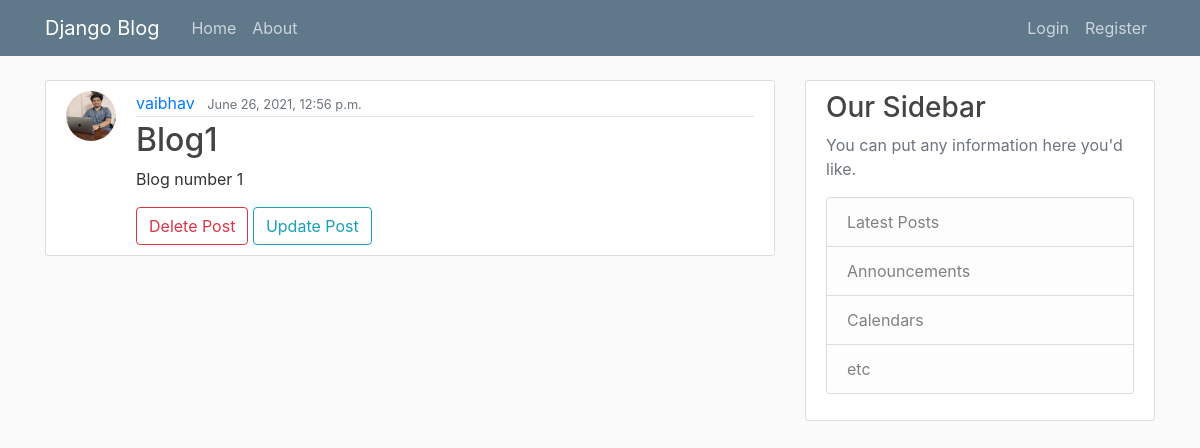
Page /blog/post/1/ on the committed database.
### blog/models.py (models this page shows, shortened)
class Post(models.Model):
    title = models.CharField(max_length=100)
    content = models.TextField()
    date_posted = models.DateTimeField(default=timezone.now)
    author = models.ForeignKey(User, on_delete=models.CASCADE)

### users/models.py (models this page shows, shortened)
class Profile(models.Model):
    user = models.OneToOneField(User, on_delete=models.CASCADE)
    profile_pic = models.ImageField(default = "default.jpg", upload_to = 'profile_pics')

### blog/views.py (the view)
# urls.py: path('post/<int:pk>/', PostDetailView.as_view(), name = 'post_detail'),
class PostDetailView(DetailView):
    model = Post
    template_name = 'post_detail.html'

### blog/templates/post_detail.html
{%extends "common.html"%}
{%block content%}
    <article class="media content-section">
      <img src="{{ object.author.profile.profile_pic.url }}" alt="user" class="rounded-circle account-img">
        <div class="media-body">
          <div class="article-metadata">
            <a class="mr-2" href="{%url 'user-posts' post.author.username%}">{{ object.author }}</a>
            <small class="text-muted">{{ object.date_posted }}</small>
          </div>
          <h2>{{ object.title }}</h2>
          <p class="article-content">{{ object.content }}</p>
          <a href="{%url 'delete-post' object.id%}">
            <button class="btn btn-outline-danger" >Delete Post</button></a>
            <a href="{%url 'update-post' object.id%}">
                <button class="btn btn-outline-info" >Update Post</button></a>
        </div>
      </article>
{%endblock content%}

### blog/static/blog/main.css (style rules this page uses)
body { background: #fafafa; color: #333333; margin-top: 5rem; }
h1, h2, h3, h4, h5, h6 { color: #444444; }
.content-section { background: #ffffff; padding: 10px 20px; border: 1px solid #dddddd; border-radius: 3px; margin-bottom: 20px; }
.article-content { white-space: pre-line; }
.article-metadata { padding-bottom: 1px; margin-bottom: 4px; border-bottom: 1px solid #e3e3e3 }
.account-img { height: 50px; width: 50px; margin-right: 20px; margin-bottom: 16px; }

### rows in the picture
Post: author.profile.profile_pic (picture), author "vaibhav", date_posted "June 26, 2021, 12:56 p.m.", title "Blog1", content "Blog number 1"
